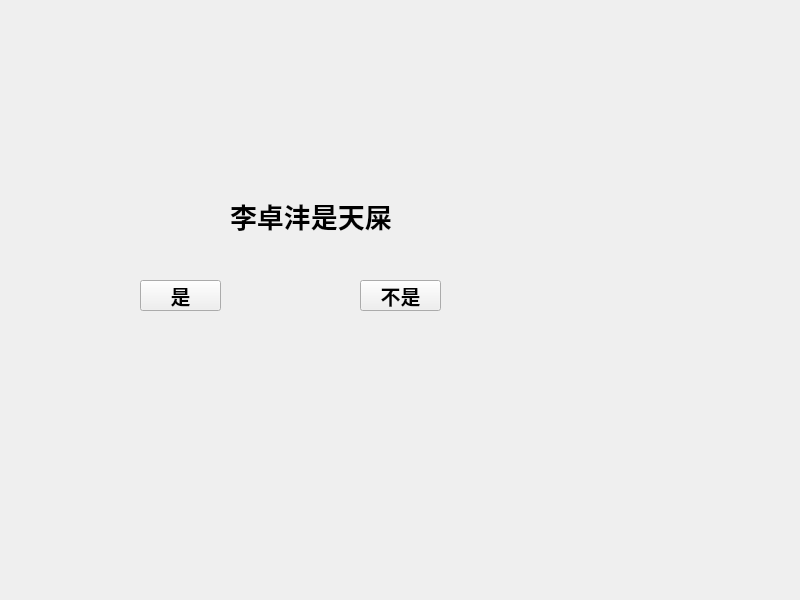
<?xml version="1.0" encoding="UTF-8"?>
<ui version="4.0">
 <class>Widget</class>
 <widget class="QWidget" name="Widget">
  <property name="geometry">
   <rect>
    <x>0</x>
    <y>0</y>
    <width>800</width>
    <height>600</height>
   </rect>
  </property>
  <property name="windowTitle">
   <string>Widget</string>
  </property>
  <widget class="QLabel" name="labDemo">
   <property name="geometry">
    <rect>
     <x>230</x>
     <y>190</y>
     <width>171</width>
     <height>51</height>
    </rect>
   </property>
   <property name="font">
    <font>
     <pointsize>20</pointsize>
     <bold>true</bold>
    </font>
   </property>
   <property name="text">
    <string>李卓沣是天屎！</string>
   </property>
  </widget>
  <widget class="QPushButton" name="btnYes">
   <property name="geometry">
    <rect>
     <x>140</x>
     <y>280</y>
     <width>81</width>
     <height>31</height>
    </rect>
   </property>
   <property name="font">
    <font>
     <pointsize>15</pointsize>
     <bold>true</bold>
    </font>
   </property>
   <property name="text">
    <string>是</string>
   </property>
  </widget>
  <widget class="QPushButton" name="b">
   <property name="geometry">
    <rect>
     <x>360</x>
     <y>280</y>
     <width>81</width>
     <height>31</height>
    </rect>
   </property>
   <property name="font">
    <font>
     <pointsize>15</pointsize>
     <bold>true</bold>
    </font>
   </property>
   <property name="text">
    <string>不是</string>
   </property>
  </widget>
 </widget>
 <resources/>
 <connections>
  <connection>
   <sender>btnYes</sender>
   <signal>clicked()</signal>
   <receiver>Widget</receiver>
   <slot>close()</slot>
   <hints>
    <hint type="sourcelabel">
     <x>180</x>
     <y>295</y>
    </hint>
    <hint type="destinationlabel">
     <x>399</x>
     <y>299</y>
    </hint>
   </hints>
  </connection>
  <connection>
   <sender>b</sender>
   <signal>clicked()</signal>
   <receiver>Widget</receiver>
   <slot>update()</slot>
   <hints>
    <hint type="sourcelabel">
     <x>400</x>
     <y>295</y>
    </hint>
    <hint type="destinationlabel">
     <x>399</x>
     <y>299</y>
    </hint>
   </hints>
  </connection>
 </connections>
</ui>
